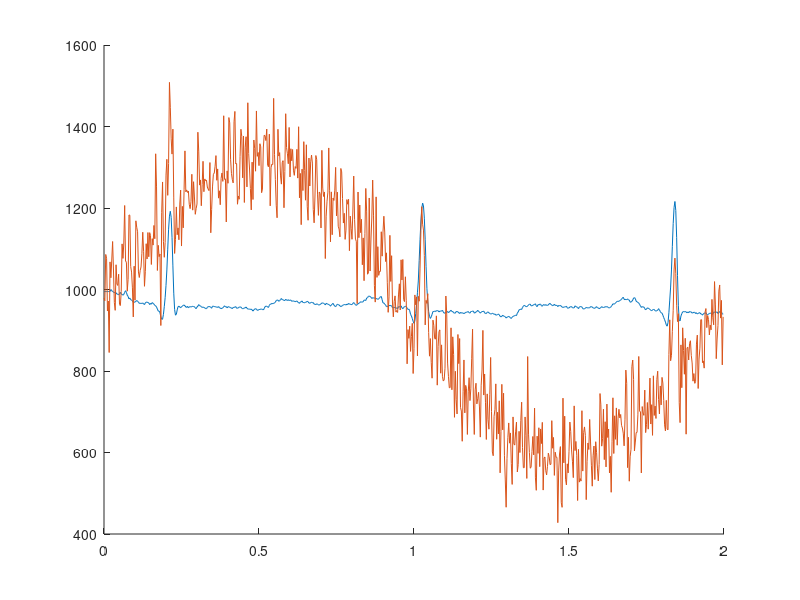

Recreate this plot in MATLAB. (Note: this script raises an error after producing the figure.)
%% Initialization
load('100m.mat')
samplefreq = 360;
seconds = 2;
offset = 0;
ecg = val(1,1+offset:samplefreq*seconds+offset); % Neem één frame uit de input-data
time = (0+offset:samplefreq*seconds-1+offset)/samplefreq; % de tijd in seconden van elke sample

noise = 360*sin(time*2*pi/2) + 36*sin(time*2*pi*50) + 60*wgn(samplefreq*seconds,1,0)'; % 0.5 and 50 Hz + white gaussian noise
noisy = ecg + noise;

figure
hold on
plot(time, ecg)
plot(time, noisy)

%% Wavelet transformaties
wv = 'sym4'; % Symlet 4 heeft ongeveer dezelfde vorm als een QRS complex, en is orthogonaal, dus kan real-time berekend worden

wtecg = modwt(ecg, wv); % pas de discrete wavelet-transformatie toe op het ECG-signaal
wtrec = zeros(size(wtecg)); % maak een matrix met dezelfde dimensies als het resultaat en vul ze met nullen
wtrec(4:5,:) = wtecg(4:5,:); % kopiëer level 4 en 5 van het resultaat naar de nieuwe matrix
ecgfiltered = imodwt(wtrec, wv); % voer de inverse discrete wavelet-transformatie toe op de nieuwe matrix

% do the same thing for the noisy signal
wtnoisy = modwt(noisy,wv);
wtrecnoisy = zeros(size(wtnoisy));
wtrecnoisy(4:5,:) = wtnoisy(4:5,:);
noisyfiltered = imodwt(wtrecnoisy,wv);

%% Plotting
%plot(time, ecgfiltered)
%plot(time, noisyfiltered)
plot(time, ecgfiltered.^2/30)
plot(time, noisyfiltered.^2/30)

%% Energy distribution
QRSoffset = 55;
QRSlength = 43;
QRS = val(1,1+QRSoffset:QRSlength+QRSoffset) - 960; % Neem één QRS-peak uit de input-data
QRStime = (QRSoffset:QRSoffset+QRSlength-1); % / samplefreq;

figure
plot(QRStime, QRS)

wtQRS = modwt(QRS, wv);

levels = floor(log2(length(QRS))) + 1

energy_by_scales = sum(wtQRS.^2,2);
Levels = (1:levels)';
energy_table = table(Levels,energy_by_scales);
disp(energy_table)
figure
plot(Levels', energy_by_scales','-o')